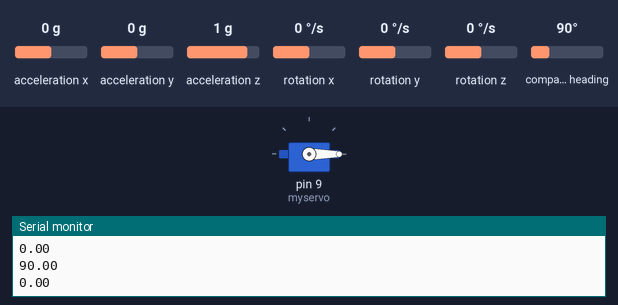
This sketch was run on a simulated Arduino Uno, built with avr-gcc and run on an emulated ATmega328P. Parts: servo, the last lines printed to the serial monitor. The test bench sets the inputs (shaded band); at power-on: compass heading 90°, acceleration x 0 g, acceleration y 0 g, acceleration z 1 g, rotation x 0 °/s, rotation y 0 °/s, rotation z 0 °/s.

Above: at 1.2 s.
1.3 s: compass heading set to 7°
At 2.8 s:
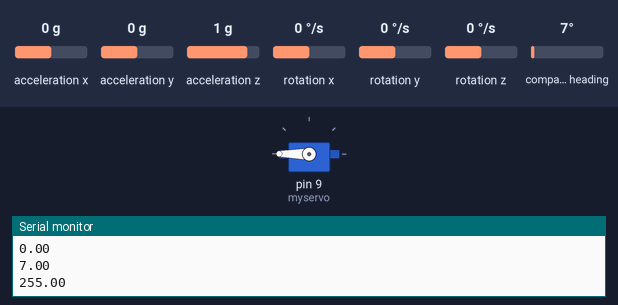
Timing chart, 0 to 4.5 s (numbered marks = the images above; inputs shaded):
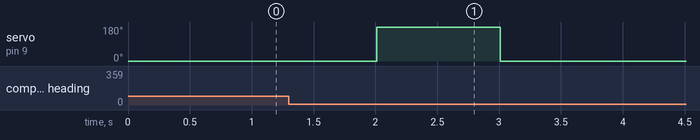

The sketch:

servopid.ino
```cpp
/********************************************************
 * PID Basic Example
 * Reading analog input 0 to control analog PWM output 3
 ********************************************************/

#include <PID_v1.h>
#include <Servo.h>
#include <Wire.h>
#include <LSM303.h>

LSM303 compass;
float headingnew;
//Define Variables we'll be connecting to
double Setpoint, Input, Output;
Servo myservo;
//Specify the links and initial tuning parameters
PID myPID(&Input, &Output, &Setpoint,2,5,1, DIRECT);
// myPID(in,out,set,kp,ki,kd,direct); what is direct?
void setup()
{
  //initialize the variables we're linked to
 Serial.begin(9600);
  Wire.begin();
  compass.init();
  compass.enableDefault();

  /*
  Calibration values; the default values of +/-32767 for each axis
  lead to an assumed magnetometer bias of 0. Use the Calibrate example
  program to determine appropriate values for your particular unit.
  */
  compass.m_min = (LSM303::vector<int16_t>) {  -254,    -50,   -676};
  compass.m_max = (LSM303::vector<int16_t>){    +3,    -41,   -664};
  compass.read();
  headingnew = compass.heading();
  Input = headingnew;
  Setpoint = 0;

  //turn the PID on
  myservo.attach(9);
  myPID.SetMode(AUTOMATIC);

}

void loop()
{
  compass.read();
  headingnew = compass.heading();
  Serial.println(headingnew);
  Input = headingnew;
  myPID.Compute();
  myservo.write(Output);
  Serial.println(Output);
  delay(1000);
}
```

Measured:
- after the input at 1.3 s, servo on pin 9 (myservo): 0° → 180° after 0.71 s, → 0° 1.0 s later
